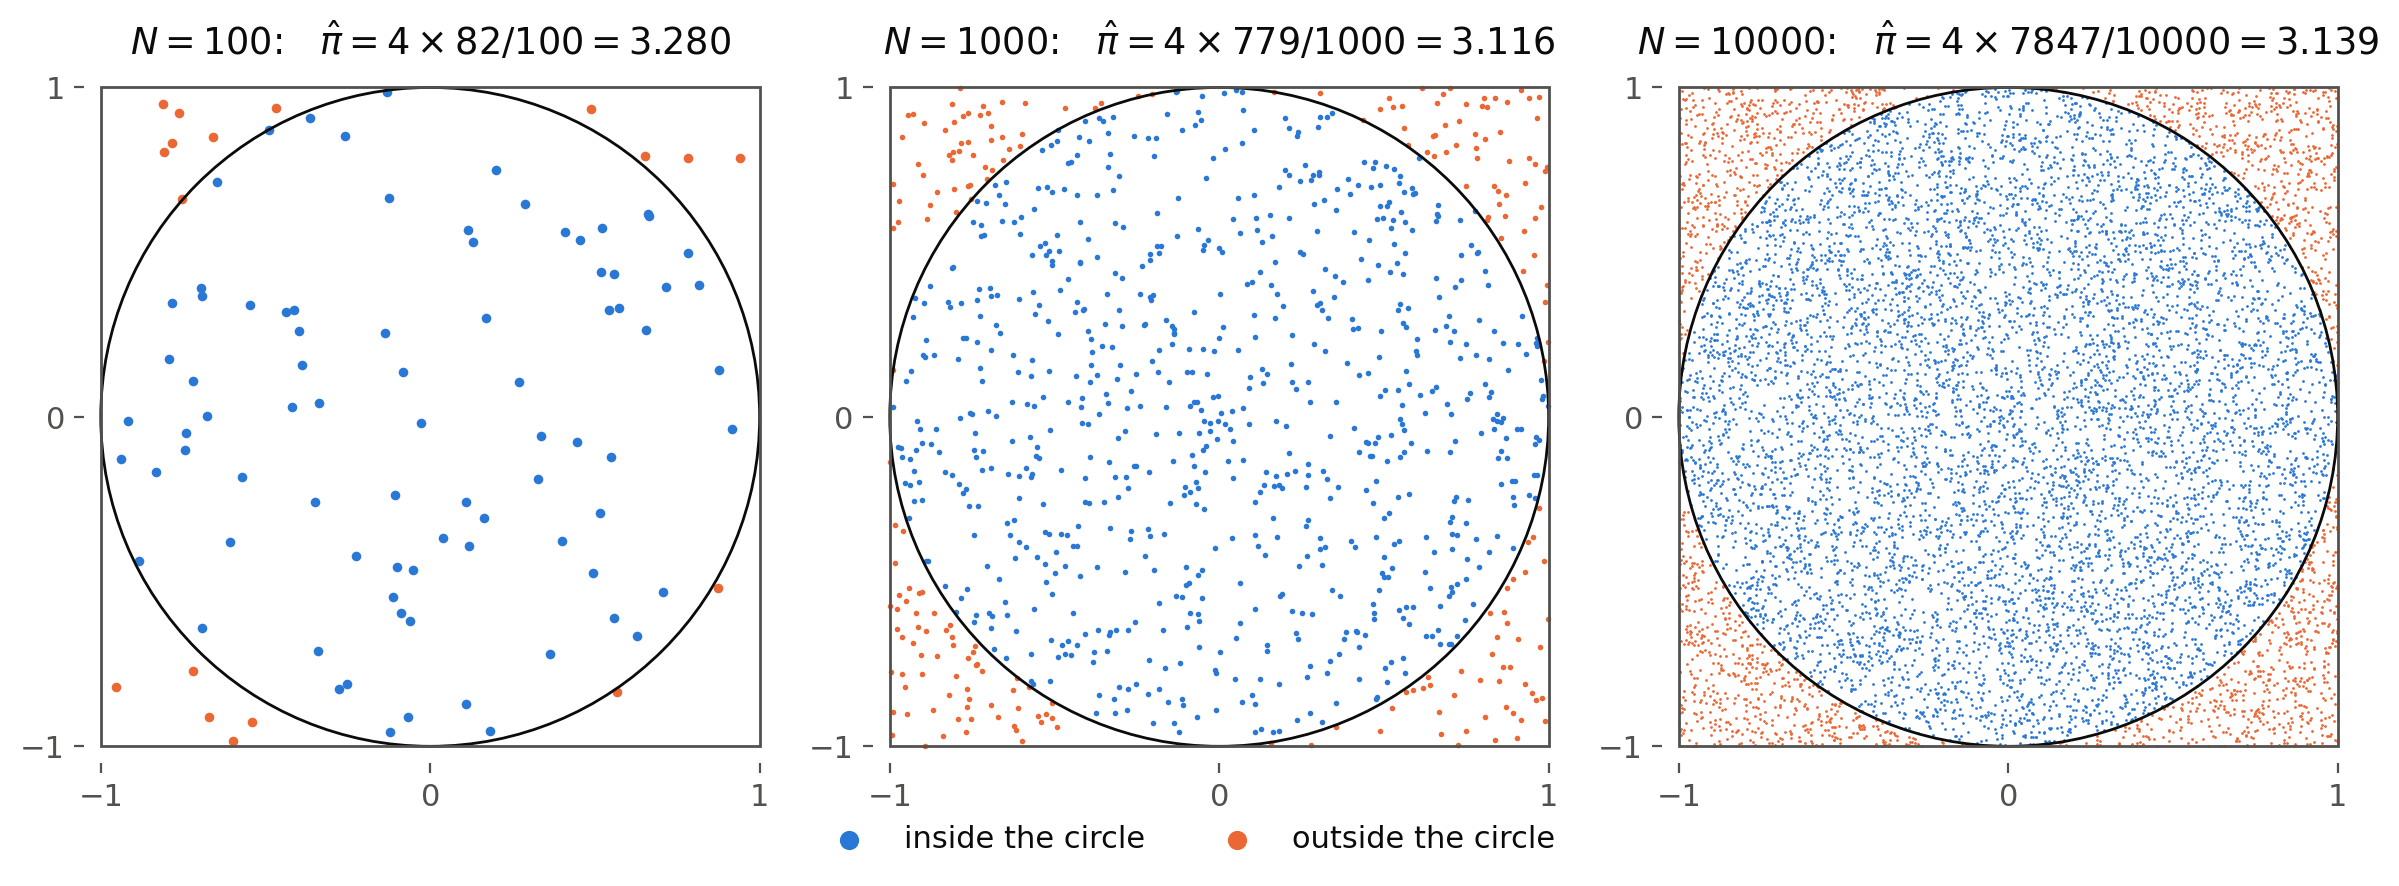

The Python source for this figure:
"""Monte Carlo estimate of pi with uniform samples in the square [-1, 1]^2 (Monte Carlo chapter).

Run from anywhere: `python src/img/montecarlo-pi.py` writes `montecarlo-pi.png` next to this file.
"""

from pathlib import Path

import matplotlib.pyplot as plt
import numpy as np

Ns = [100, 1000, 10000]
marker_sizes = [12, 4, 1]

rng = np.random.default_rng(42)
samples = rng.uniform(-1, 1, (max(Ns), 2))
inside = (samples**2).sum(axis=1) <= 1

# Palette: categorical slots 1-2 of the dataviz reference palette, plus text tokens
INSIDE, OUTSIDE = "#2a78d6", "#eb6834"
TEXT, MUTED = "#0b0b0b", "#52514e"

plt.rcParams.update({
    "font.size": 11,
    "text.color": TEXT,
    "xtick.color": MUTED,
    "ytick.color": MUTED,
})

fig, axes = plt.subplots(1, len(Ns), figsize=(12, 4.3))

for ax, N, size in zip(axes, Ns, marker_sizes):
    x, ins = samples[:N], inside[:N]
    pi_hat = 4 * ins.mean()

    ax.scatter(*x[ins].T, s=size, color=INSIDE, lw=0, label="inside the circle")
    ax.scatter(*x[~ins].T, s=size, color=OUTSIDE, lw=0, label="outside the circle")
    ax.add_patch(plt.Circle((0, 0), 1, fill=False, color=TEXT, lw=1))
    ax.add_patch(plt.Rectangle((-1, -1), 2, 2, fill=False, color=MUTED, lw=1))

    ax.set_title(f"$N = {N}$:   $\\hat{{\\pi}} = 4 \\times {ins.sum()} / {N} = {pi_hat:.3f}$", color=TEXT)
    ax.set_aspect("equal")
    ax.set_xlim(-1.05, 1.05)
    ax.set_ylim(-1.05, 1.05)
    ax.set_xticks([-1, 0, 1])
    ax.set_yticks([-1, 0, 1])
    for side in ax.spines.values():
        side.set_visible(False)

handles, labels = axes[0].get_legend_handles_labels()
fig.legend(handles, labels, loc="lower center", ncol=2, frameon=False, markerscale=2, bbox_to_anchor=(0.5, -0.01))
fig.tight_layout(rect=(0, 0.06, 1, 1))

fig.savefig(Path(__file__).with_suffix(".png"), dpi=200, bbox_inches="tight", facecolor="white")
